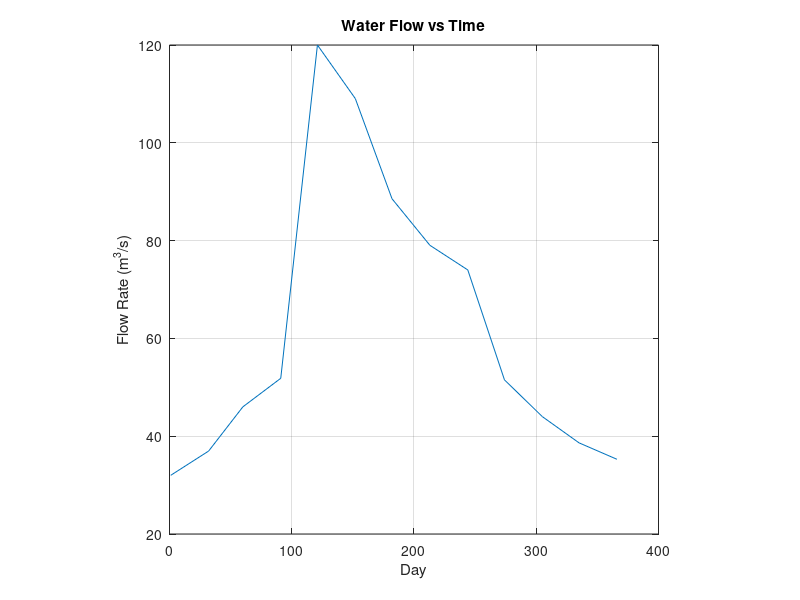

The MATLAB script that drew this image:
%**************************************************************************
%ENGR 200-02                                                DATE:12/05/2017
% 
%ASSIGNMENT: #9                         Author: Grant Haataja
%**************************************************************************

%PROGRAM DESCRIPTION:
%This program will load input file of river data containing days data was
%collected, river heights in meters, and river velocitie in meters per
%second squared. It will then transpose and size the matrix, and compute
%average heights and velocities, maximum and minimum heights and
%velocities, matrix locations of maximums and minimums, river flow rate,
%and volume of water over a one-year period. Finally this program will
%develop a plot for flow rate versus time. The results will be printed to
%the Command Window.

%VARIABLE DESCRIPTIONS:
%NAME         | TYPE   | DESCRIPTION
%--------------------------------------------------------------------------
%riv          | double  | transposed 2-dimensional matrix from input file
%flowrate     | double | one-dimensional matrix for flowrate in cubic m /s
%width        | double | channel width in meters
%volume       | double | volume of water in cubic meters for 1 year period
%avht         | double | average height
%avvel        | double | average velocity
%minht        | double | minimum height
%minvel       | double | minimum velocity
%maxht        | double | maximum height
%maxvel       | double | maximum velocity
%minhtrow     | double | row location for minimum height
%minhtcol     | double | column location for minimum height
%maxhtrow     | double | row location for maximum height
%maxhtcol     | double | column location for maximum height
%minvelrow    | double | row location for minimum velocity
%minvelcol    | double | column location for minimum velocity
%maxvelrow    | double | row location for maximum velocity
%maxvelcol    | double | column location for maximum velocity
%k            | int    | outer for loop control variable
%m            | int    | inner for loop control variable
%**************************************************************************

%Clear Command Window, clear memory, and close plots
clc
clear
close all

%Load input file
load river.txt;

%Transpose matrix
riv = transpose(river);

%Size matrix
[nrows,ncols] = size(riv);

%Assign variables and compute averages, minimums, and maximums
width = 8;
avht = mean(riv(:,2));
avvel = mean(riv(:,3));
minht = min(riv(:,2));
minvel = min(riv(:,3));
maxht = max(riv(:,2));
maxvel = max(riv(:,3));

%Find matrix locations of maximums and minimums
[minhtrow,minhtcol] = find(riv(:,2) == minht);
[minvelrow,minvelcol] = find(riv(:,3) == minvel);
[maxhtrow,maxhtcol] = find(riv(:,2) == maxht);
[maxvelrow,maxvelcol] = find(riv(:,3) == maxvel);

%Compute flow rate matrix and volume
flowrate = riv(:,3).*width.*riv(:,2);
volume = 86400*trapz(riv(:,1),flowrate);

%Print main heading and column headings to Command Window
disp('*******************************************');
fprintf('          RIVER CHANNEL ANALYSIS\n\n');
disp('           Day   Height   Speed');
fprintf('                   (m)    (m/s)');

%Print array
for k=1:1:nrows
    fprintf('\n           %3i     %3.1f     %3.1f',riv(k,1),riv(k,2),...
            riv(k,3));
end

%Print computation results
fprintf('\n\nAverage height = %3.1f meters',avht);
fprintf('\nAverage speed  = %3.1f meters/sec',avvel);
fprintf('\nMinimum height = %3.1f meters on day %3i',minht,...
        riv(minhtrow,minhtcol));
fprintf('\nMinimum speed  = %3.1f meters/sec on day %3i',minvel,...
        riv(minvelrow,minvelcol));
fprintf('\nMaximum height = %3.1f meters on day %3i',maxht,...
        riv(maxhtrow,maxhtcol));
fprintf('\nMaximum speed  = %3.1f meters/sec on day %3i',maxvel,...
        riv(maxvelrow,maxvelcol));
fprintf('\n\nVolume per year = %12.6e cubic meters',volume);  

%Plot flow rate versus time
plot(riv(:,1),flowrate),title('Water Flow vs Time'),xlabel('Day'),...
     ylabel('Flow Rate (m^3/s)'),grid on, axis square 
    
%Print end of report
fprintf('\n*******************************************\n\n');
%**************************************************************************